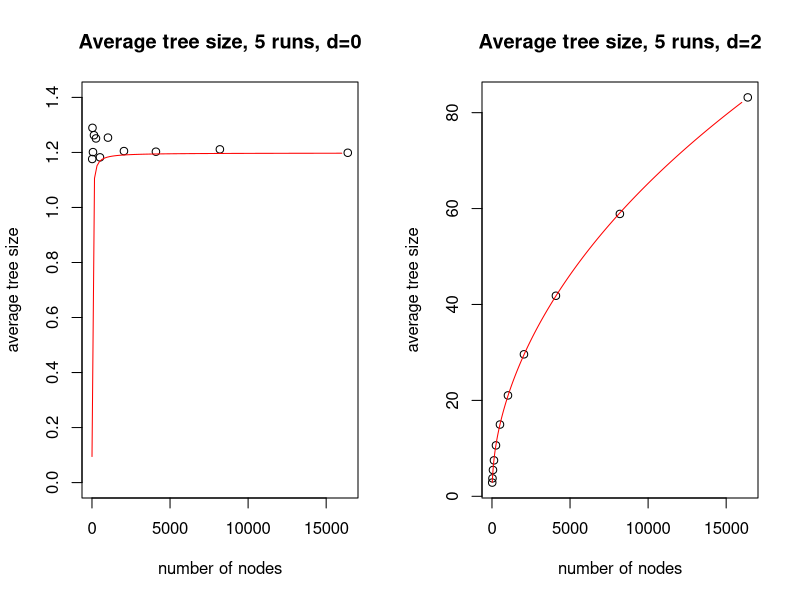
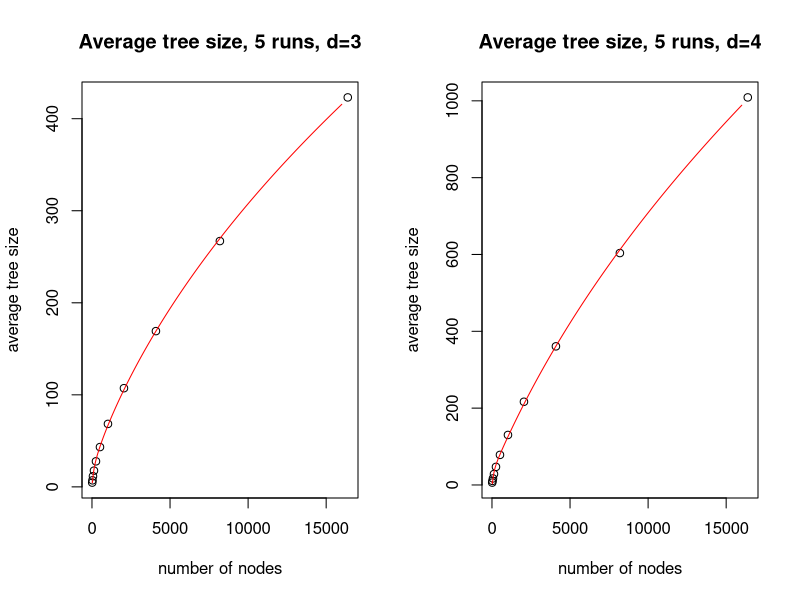

These charts were generated, in order, by the following R code:
## ---- chunk 1
# d = 0
x = c(16,32,64,128,256,512,1024,2048,4096,8192,16384)
y0 = c(1.1761516976976152, 1.2893791594683865, 1.2011415156545038, 1.2625970167532716, 1.2508610725981701, 1.1821490332236186, 1.2538311212322837,1.2049225953543985, 1.2026818013521898, 1.2112227573940526, 1.1987999451103029)

# d = 2
y2 = c(2.859971752205042, 3.741835235070977, 5.489154295536831, 7.496303082807269, 10.619540670775686, 14.964802591719781, 21.040327443505742, 29.607739776945582, 41.82266382000974, 58.884759462822345, 83.18002071228824)

# d = 3
y3 = c(4.659840488760341, 7.133291529472253, 11.590927872145325, 17.625159531916225, 27.760603800328834, 43.247524935394786, 68.4321011345506, 107.20985631396886, 169.21941242331545, 267.04187464717745, 423.11686250212784)

# d = 4
y4 = c(6.156334571526998, 10.577551767646812, 16.963940428354896, 28.485926374928717, 47.04827597259361, 78.28180749387901, 130.19475236633826, 216.600937504728, 360.83195135541087, 603.6963175409591, 1008.8890848383464)
## ---- chunk 2
par(mfrow=c(1,2))
plot(x,y0,ylim=c(0,1.4),ylab = 'average tree size', xlab = 'number of nodes',
     main = 'Average tree size, 5 runs, d=0')
curve(.75*atan(x/20)+.02,from=2, to =16000,col='red',add=TRUE)

plot(x,y2,ylab = 'average tree size', xlab = 'number of nodes',
     main = 'Average tree size, 5 runs, d=2')
model2 = lm(y2~poly(log(x),4,raw=TRUE))
test = seq(16,16000,1)
vals= predict(model2,list(x = test))
lines(test,vals,col='red')
## ---- chunk 3
par(mfrow=c(1,2))
plot(x,y3,ylab = 'average tree size', xlab = 'number of nodes',
     main = 'Average tree size, 5 runs, d=3')
model3 = lm(y3~poly(log(x),4,raw=TRUE))
test = seq(16,16000,1)
vals= predict(model3,list(x = test))
lines(test,vals,col='red')

plot(x,y4,ylab = 'average tree size', xlab = 'number of nodes',
     main = 'Average tree size, 5 runs, d=4')
model4 = lm(y4~poly(log(x),4,raw=TRUE))
test = seq(16,16000,1)
vals= predict(model4,list(x = test))
lines(test,vals,col='red')
